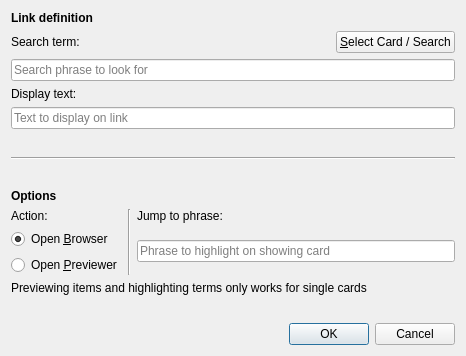
<?xml version="1.0" encoding="UTF-8"?>
<ui version="4.0">
 <class>Dialog</class>
 <widget class="QDialog" name="Dialog">
  <property name="geometry">
   <rect>
    <x>0</x>
    <y>0</y>
    <width>466</width>
    <height>356</height>
   </rect>
  </property>
  <property name="windowTitle">
   <string>Insert Internal Reference</string>
  </property>
  <layout class="QVBoxLayout" name="verticalLayout">
   <item>
    <layout class="QVBoxLayout" name="verticalLayout_4">
     <item>
      <layout class="QVBoxLayout" name="verticalLayout_2">
       <item>
        <widget class="QLabel" name="label_3">
         <property name="text">
          <string>&lt;b&gt;Link definition&lt;/b&gt;</string>
         </property>
        </widget>
       </item>
       <item>
        <layout class="QHBoxLayout" name="horizontalLayout_3">
         <item>
          <widget class="QLabel" name="label">
           <property name="text">
            <string>Search term:</string>
           </property>
          </widget>
         </item>
         <item>
          <spacer name="horizontalSpacer">
           <property name="orientation">
            <enum>Qt::Horizontal</enum>
           </property>
           <property name="sizeHint" stdset="0">
            <size>
             <width>40</width>
             <height>20</height>
            </size>
           </property>
          </spacer>
         </item>
         <item>
          <widget class="QPushButton" name="btnSel">
           <property name="text">
            <string>&amp;Select Card / Search</string>
           </property>
           <property name="default">
            <bool>false</bool>
           </property>
          </widget>
         </item>
        </layout>
       </item>
       <item>
        <widget class="QLineEdit" name="teSearch">
         <property name="text">
          <string/>
         </property>
         <property name="placeholderText">
          <string>Search phrase to look for</string>
         </property>
        </widget>
       </item>
       <item>
        <layout class="QVBoxLayout" name="verticalLayout_3">
         <item>
          <widget class="QLabel" name="label_2">
           <property name="text">
            <string>Display text:</string>
           </property>
          </widget>
         </item>
         <item>
          <widget class="QLineEdit" name="teName">
           <property name="placeholderText">
            <string>Text to display on link</string>
           </property>
          </widget>
         </item>
        </layout>
       </item>
      </layout>
     </item>
    </layout>
   </item>
   <item>
    <spacer name="verticalSpacer_2">
     <property name="orientation">
      <enum>Qt::Vertical</enum>
     </property>
     <property name="sizeHint" stdset="0">
      <size>
       <width>20</width>
       <height>40</height>
      </size>
     </property>
    </spacer>
   </item>
   <item>
    <widget class="Line" name="line">
     <property name="orientation">
      <enum>Qt::Horizontal</enum>
     </property>
    </widget>
   </item>
   <item>
    <spacer name="verticalSpacer_4">
     <property name="orientation">
      <enum>Qt::Vertical</enum>
     </property>
     <property name="sizeHint" stdset="0">
      <size>
       <width>20</width>
       <height>40</height>
      </size>
     </property>
    </spacer>
   </item>
   <item>
    <layout class="QVBoxLayout" name="verticalLayout_5">
     <item>
      <widget class="QLabel" name="label_4">
       <property name="text">
        <string>&lt;b&gt;Options&lt;/b&gt;</string>
       </property>
      </widget>
     </item>
     <item>
      <layout class="QHBoxLayout" name="horizontalLayout_4">
       <item>
        <layout class="QVBoxLayout" name="verticalLayout_6">
         <item>
          <widget class="QLabel" name="label_5">
           <property name="text">
            <string>Action:</string>
           </property>
          </widget>
         </item>
         <item>
          <widget class="QRadioButton" name="rbBrowse">
           <property name="text">
            <string>Open &amp;Browser</string>
           </property>
           <property name="checked">
            <bool>true</bool>
           </property>
          </widget>
         </item>
         <item>
          <widget class="QRadioButton" name="rbPreview">
           <property name="enabled">
            <bool>true</bool>
           </property>
           <property name="text">
            <string>Open &amp;Previewer</string>
           </property>
          </widget>
         </item>
        </layout>
       </item>
       <item>
        <widget class="Line" name="line_3">
         <property name="orientation">
          <enum>Qt::Vertical</enum>
         </property>
        </widget>
       </item>
       <item>
        <layout class="QVBoxLayout" name="verticalLayout_7">
         <item>
          <widget class="QLabel" name="label_6">
           <property name="text">
            <string>Jump to phrase:</string>
           </property>
           <property name="alignment">
            <set>Qt::AlignLeading|Qt::AlignLeft|Qt::AlignTop</set>
           </property>
          </widget>
         </item>
         <item>
          <widget class="QLineEdit" name="teHighlight">
           <property name="enabled">
            <bool>true</bool>
           </property>
           <property name="alignment">
            <set>Qt::AlignLeading|Qt::AlignLeft|Qt::AlignVCenter</set>
           </property>
           <property name="placeholderText">
            <string>Phrase to highlight on showing card</string>
           </property>
          </widget>
         </item>
         <item>
          <spacer name="verticalSpacer_3">
           <property name="orientation">
            <enum>Qt::Vertical</enum>
           </property>
           <property name="sizeType">
            <enum>QSizePolicy::Fixed</enum>
           </property>
           <property name="sizeHint" stdset="0">
            <size>
             <width>20</width>
             <height>13</height>
            </size>
           </property>
          </spacer>
         </item>
        </layout>
       </item>
      </layout>
     </item>
    </layout>
   </item>
   <item>
    <widget class="QLabel" name="labNotCard">
     <property name="text">
      <string>Previewing items and highlighting terms only works for single cards</string>
     </property>
    </widget>
   </item>
   <item>
    <spacer name="verticalSpacer">
     <property name="orientation">
      <enum>Qt::Vertical</enum>
     </property>
     <property name="sizeHint" stdset="0">
      <size>
       <width>20</width>
       <height>40</height>
      </size>
     </property>
    </spacer>
   </item>
   <item>
    <widget class="QDialogButtonBox" name="buttonBox">
     <property name="enabled">
      <bool>true</bool>
     </property>
     <property name="orientation">
      <enum>Qt::Horizontal</enum>
     </property>
     <property name="standardButtons">
      <set>QDialogButtonBox::Cancel|QDialogButtonBox::Ok</set>
     </property>
    </widget>
   </item>
  </layout>
 </widget>
 <tabstops>
  <tabstop>btnSel</tabstop>
  <tabstop>teSearch</tabstop>
  <tabstop>teName</tabstop>
  <tabstop>rbBrowse</tabstop>
  <tabstop>rbPreview</tabstop>
  <tabstop>teHighlight</tabstop>
  <tabstop>buttonBox</tabstop>
 </tabstops>
 <resources/>
 <connections>
  <connection>
   <sender>buttonBox</sender>
   <signal>accepted()</signal>
   <receiver>Dialog</receiver>
   <slot>accept()</slot>
   <hints>
    <hint type="sourcelabel">
     <x>227</x>
     <y>305</y>
    </hint>
    <hint type="destinationlabel">
     <x>157</x>
     <y>274</y>
    </hint>
   </hints>
  </connection>
  <connection>
   <sender>buttonBox</sender>
   <signal>rejected()</signal>
   <receiver>Dialog</receiver>
   <slot>reject()</slot>
   <hints>
    <hint type="sourcelabel">
     <x>295</x>
     <y>311</y>
    </hint>
    <hint type="destinationlabel">
     <x>286</x>
     <y>274</y>
    </hint>
   </hints>
  </connection>
 </connections>
</ui>
